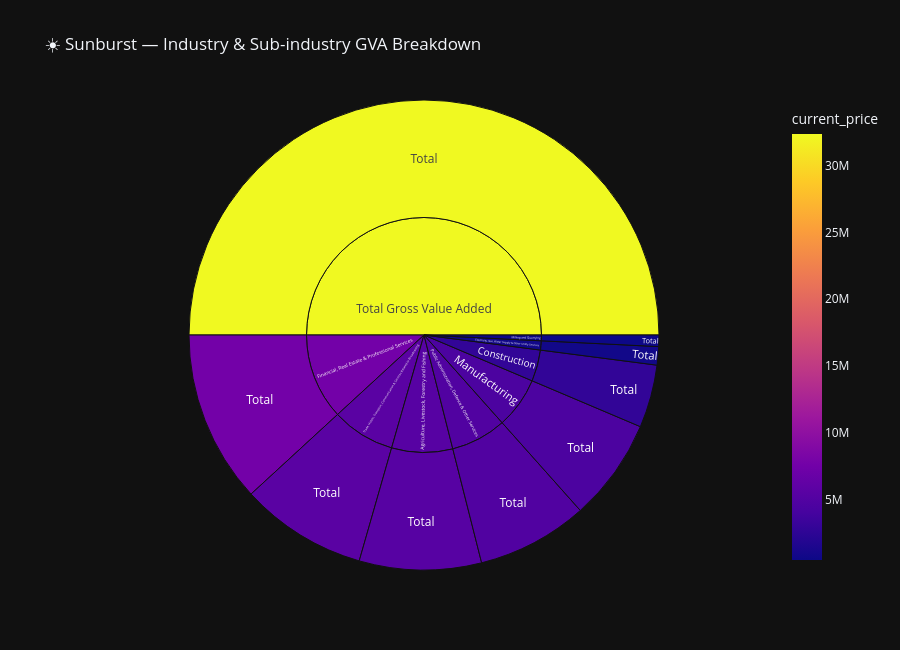

Notebook cell for this chart:
### Code cell
gva_hier = df_ann[(df_ann['indicator'] == 'Gross Value Added') &
                  (df_ann['base_year'] == '2011-12') &
                  (df_ann['year_int'] == gva['year_int'].max())]
gva_hier = gva_hier.dropna(subset=['industry'])
gva_hier['subindustry'] = gva_hier['subindustry'].fillna('Total')
gva_hier_g = gva_hier.groupby(['industry','subindustry'])['current_price'].sum().reset_index()
gva_hier_g = gva_hier_g[gva_hier_g['current_price'] > 0]

fig = px.sunburst(
    gva_hier_g,
    path=['industry','subindustry'],
    values='current_price',
    color='current_price',
    color_continuous_scale='Plasma',
    title='☀️ Sunburst — Industry & Sub-industry GVA Breakdown',
    template='plotly_dark',
    height=650
)
fig.show()
fig.write_html('plotly_sunburst.html')

### Figure 1 — Plotly figure (JSON) as saved in the notebook; plotly's stock layout.template omitted (floating-point values rounded to 4 significant figures)
{"data": [{"branchvalues": "total", "customdata": [[5428000.0], [2800000.0], [817300.0], [7657000.0], [4555000.0], [508600.0], [4942000.0], [32350000.0], [5641000.0], [5428000.0], [2800000.0], [817300.0], [7657000.0], [4555000.0], [508600.0], [4942000.0], [32350000.0], [5641000.0]], "domain": {"x": [0, 1], "y": [0, 1]}, "hovertemplate": "labels=%{label}<br>current_price_sum=%{value}<br>parent=%{parent}<br>id=%{id}<br>current_price=%{color}<extra></extra>", "ids": ["Agriculture, Livestock, Forestry and Fishing/Total", "Construction/Total", "Electricity, Gas, Water Supply & Other Utility Services/Total", "Financial, Real Estate & Professional Services/Total", "Manufacturing/Total", "Mining and Quarrying/Total", "Public Administration, Defence & Other Services/Total", "Total Gross Value Added/Total", "Trade, Hotels, Transport, Communication & Services Related to Broadcasting/Total", "Agriculture, Livestock, Forestry and Fishing", "Construction", "Electricity, Gas, Water Supply & Other Utility Services", "Financial, Real Estate & Professional Services", "Manufacturing", "Mining and Quarrying", "Public Administration, Defence & Other Services", "Total Gross Value Added", "Trade, Hotels, Transport, Communication & Services Related to Broadcasting"], "labels": ["Total", "Total", "Total", "Total", "Total", "Total", "Total", "Total", "Total", "Agriculture, Livestock, Forestry and Fishing", "Construction", "Electricity, Gas, Water Supply & Other Utility Services", "Financial, Real Estate & Professional Services", "Manufacturing", "Mining and Quarrying", "Public Administration, Defence & Other Services", "Total Gross Value Added", "Trade, Hotels, Transport, Communication & Services Related to Broadcasting"], "marker": {"coloraxis": "coloraxis", "colors": [5428000.0, 2800000.0, 817300.0, 7657000.0, 4555000.0, 508600.0, 4942000.0, 32350000.0, 5641000.0, 5428000.0, 2800000.0, 817300.0, 7657000.0, 4555000.0, 508600.0, 4942000.0, 32350000.0, 5641000.0]}, "name": "", "parents": ["Agriculture, Livestock, Forestry and Fishing", "Construction", "Electricity, Gas, Water Supply & Other Utility Services", "Financial, Real Estate & Professional Services", "Manufacturing", "Mining and Quarrying", "Public Administration, Defence & Other Services", "Total Gross Value Added", "Trade, Hotels, Transport, Communication & Services Related to Broadcasting", "", "", "", "", "", "", "", "", ""], "type": "sunburst", "values": [5428000.0, 2800000.0, 817300.0, 7657000.0, 4555000.0, 508600.0, 4942000.0, 32350000.0, 5641000.0, 5428000.0, 2800000.0, 817300.0, 7657000.0, 4555000.0, 508600.0, 4942000.0, 32350000.0, 5641000.0]}], "layout": {"coloraxis": {"colorbar": {"title": {"text": "current_price"}}, "colorscale": [[0, "#0d0887"], [0.1111, "#46039f"], [0.2222, "#7201a8"], [0.3333, "#9c179e"], [0.4444, "#bd3786"], [0.5556, "#d8576b"], [0.6667, "#ed7953"], [0.7778, "#fb9f3a"], [0.8889, "#fdca26"], [1, "#f0f921"]]}, "height": 650, "legend": {"tracegroupgap": 0}, "title": {"text": "☀️ Sunburst — Industry & Sub-industry GVA Breakdown"}}}
